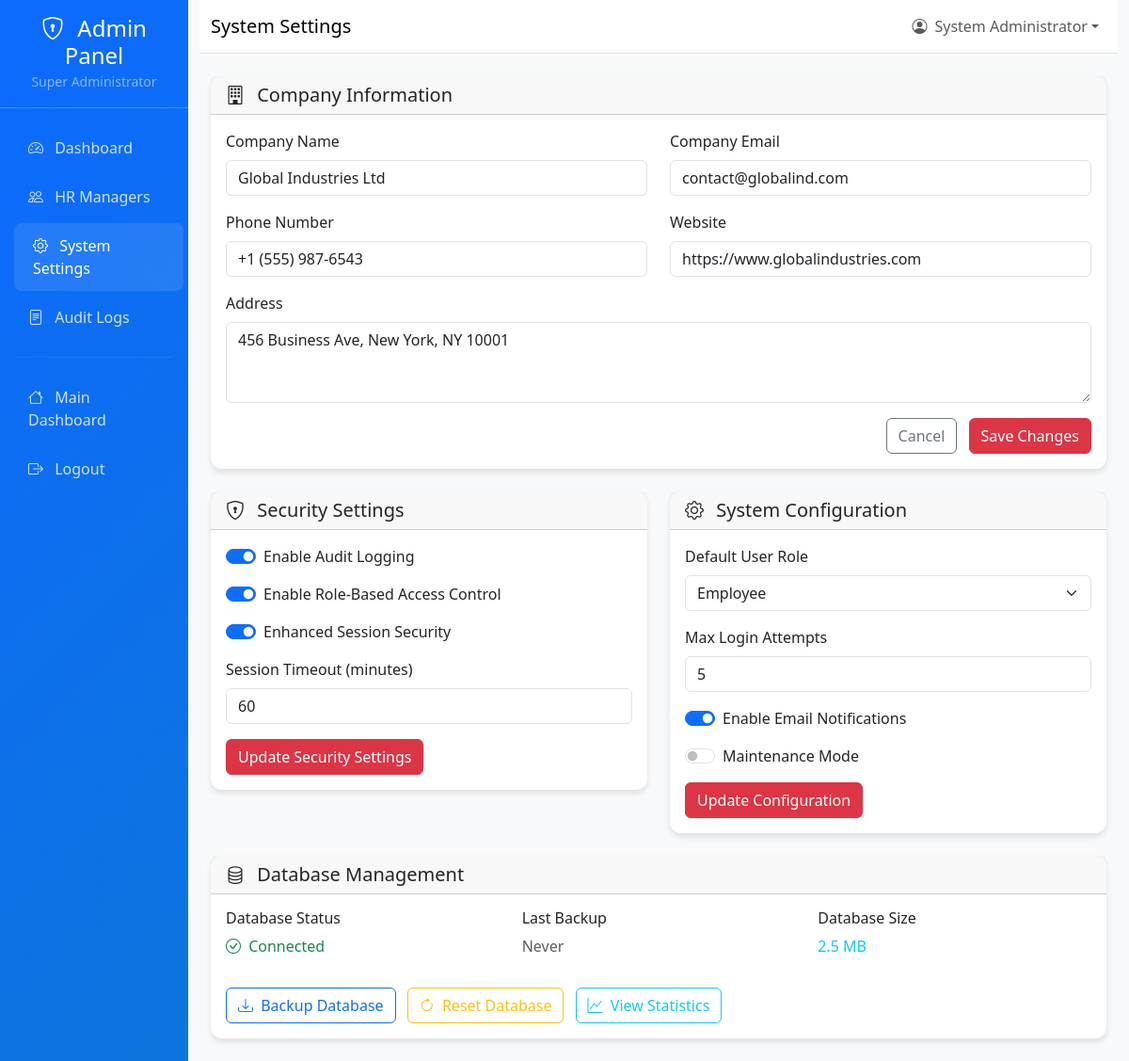
The app's page /admin-panel/settings/ (signed in), older data.
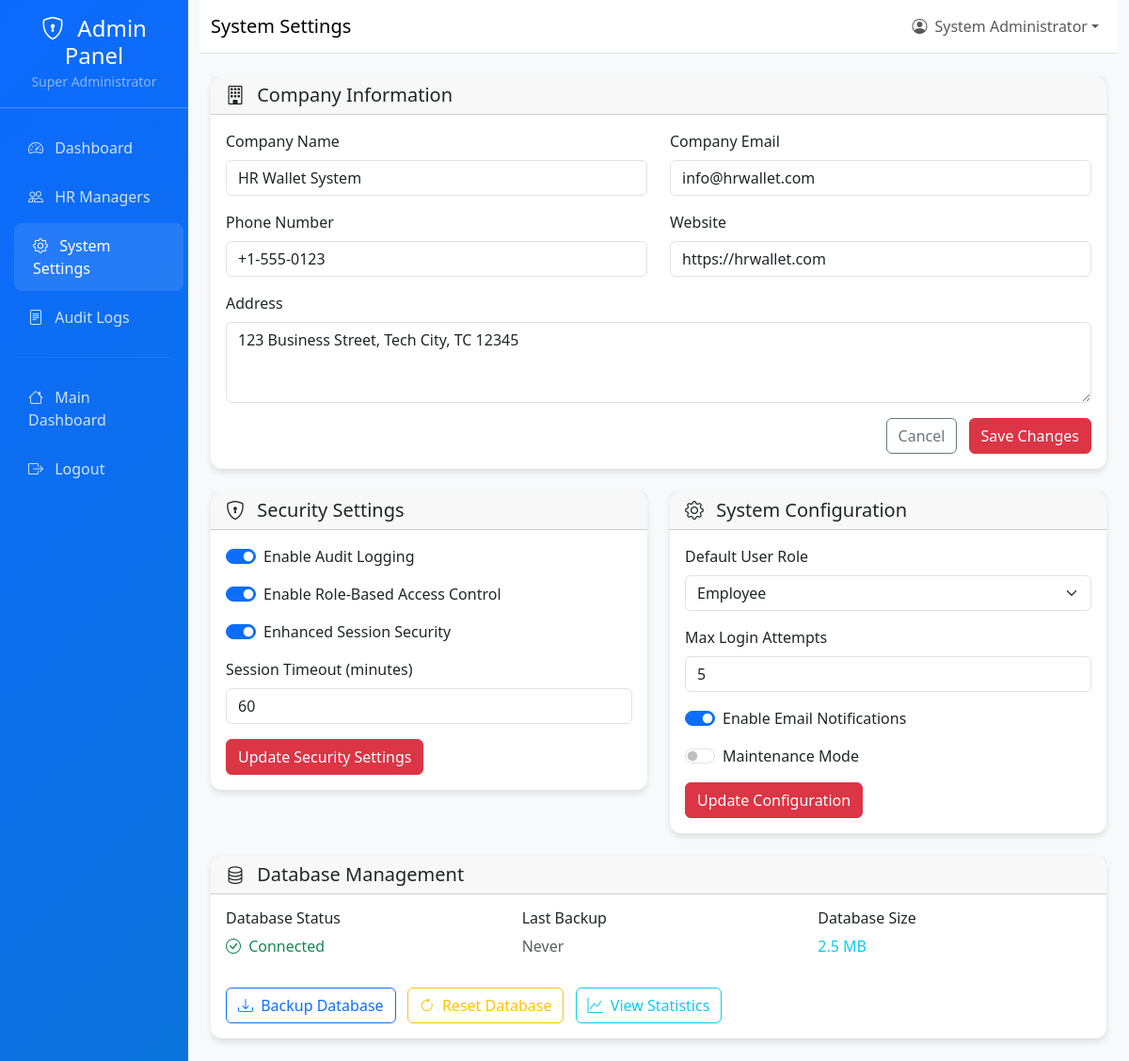
The same page, newer data.
### accounts/models.py (models this page shows, shortened)
class User(AbstractUser):
    ROLE_CHOICES = [
        ('employee', 'Employee'),
        ('hr_manager', 'HR Manager'),
        ('super_admin', 'Super Administrator'),
    ]
    role = models.CharField(
        max_length=20,
        choices=ROLE_CHOICES,
        default='employee',
        help_text='User role determines access permissions'
    )
    company = models.ForeignKey(
        'core_hr.Company',
        on_delete=models.SET_NULL,
        null=True,
        blank=True,
        related_name='users',
        help_text='Company this user belongs to'
    )
    created_by = models.ForeignKey(
        'self',
        on_delete=models.SET_NULL,
        null=True,
        blank=True,
        related_name='created_users',
        help_text='User who created this account'
    )
    last_password_change = models.DateTimeField(
        default=timezone.now,
        help_text='Last time password was changed'
    )
    is_active = models.BooleanField(
        default=True,
        help_text='Designates whether this user should be treated as active.'
    )
    class Meta:
        db_table = 'auth_user'
        verbose_name = 'User'
        verbose_name_plural = 'Users'

### core_hr/models.py (models this page shows, shortened)
class Company(models.Model):
    name = models.CharField(max_length=200, unique=True)
    address = models.TextField()
    phone = models.CharField(max_length=20)
    email = models.EmailField()
    website = models.CharField(max_length=200, default='')
    logo = models.CharField(max_length=100, default='')
    created_at = models.DateTimeField(auto_now_add=True)
    updated_at = models.DateTimeField(auto_now=True)
    is_active = models.BooleanField(default=True)
    max_employees = models.PositiveIntegerField(default=100)
    slug = models.CharField(max_length=200, default='')
    subscription_plan = models.CharField(max_length=50, default='basic')
    class Meta:
        verbose_name_plural = 'Companies'
        ordering = ['name']

### admin_panel/views.py (the view)
# urls.py: path('settings/', views.system_settings, name='system_settings'),
@login_required
@require_role('super_admin')
def system_settings(request):
    try:
        company = Company.objects.first()
        return render(request, 'admin_panel/settings.html', {
            'company': company
        })
    except Exception as e:
        return render(request, 'admin_panel/settings.html', {
            'company': None,
            'error': 'Unable to load system settings.'
        })

### core_hr/context_processors.py (called while the page is built, shortened)
def company_context(request):
    company = None
    current_date = None
    try:
        company = Company.objects.first()
    except Exception as e:
        company = None
    try:
        if hasattr(request, 'user') and request.user.is_authenticated:
            current_date = getattr(request.user, 'date_joined', None)
    except Exception:
        current_date = None
    return {
        'company': company,
        'current_date': current_date,
    }

### templates/admin_panel/settings.html (shortened to what this page needs)
{% extends 'admin_panel/base.html' %}
{% block page_title %}System Settings{% endblock %}
{% block content %}
<div class="row mb-4">
    <div class="col-12">
        <div class="card">
            <div class="card-header">
                <h5 class="mb-0">
                    <i class="bi bi-building me-2"></i>
                    Company Information
                </h5>
            </div>
            <div class="card-body">
                <form>
                    <div class="row mb-3">
                        <div class="col-md-6">
                            <label for="companyName" class="form-label">Company Name</label>
                            <input type="text" class="form-control" id="companyName" value="{% if company %}{{ company.name }}{% else %}HR Wallet Demo Company{% endif %}">
                        </div>
                        <div class="col-md-6">
                            <label for="companyEmail" class="form-label">Company Email</label>
                            <input type="email" class="form-control" id="companyEmail" value="{% if company %}{{ company.email }}{% else %}info@hrwallet.com{% endif %}">
                        </div>
                    </div>
                    <div class="row mb-3">
                        <div class="col-md-6">
                            <label for="companyPhone" class="form-label">Phone Number</label>
                            <input type="tel" class="form-control" id="companyPhone" value="{% if company %}{{ company.phone }}{% else %}+1-555-0123{% endif %}">
                        </div>
                        <div class="col-md-6">
                            <label for="companyWebsite" class="form-label">Website</label>
                            <input type="url" class="form-control" id="companyWebsite" value="{% if company %}{{ company.website }}{% else %}https://hrwallet.com{% endif %}">
                        </div>
                    </div>
                    <div class="mb-3">
                        <label for="companyAddress" class="form-label">Address</label>
                        <textarea class="form-control" id="companyAddress" rows="3">{% if company %}{{ company.address }}{% else %}123 Business Street, City, State 12345{% endif %}</textarea>
                    </div>
                    <div class="text-end">
                        <button type="button" class="btn btn-outline-secondary me-2">Cancel</button>
                        <button type="submit" class="btn btn-danger">Save Changes</button>
                    </div>
                </form>
            </div>
        </div>
    </div>
</div>
<div class="row mb-4">
    <div class="col-md-6">
        <div class="card">
            <div class="card-header">
                <h5 class="mb-0">
                    <i class="bi bi-shield-lock me-2"></i>
                    Security Settings
                </h5>
            </div>
            <div class="card-body">
                <div class="form-check form-switch mb-3">
                    <input class="form-check-input" type="checkbox" id="enableAuditLogging" checked>
                    <label class="form-check-label" for="enableAuditLogging">
                        Enable Audit Logging
                    </label>
                </div>
                <div class="form-check form-switch mb-3">
                    <input class="form-check-input" type="checkbox" id="enableRBAC" checked>
                    <label class="form-check-label" for="enableRBAC">
                        Enable Role-Based Access Control
                    </label>
                </div>
                <div class="form-check form-switch mb-3">
                    <input class="form-check-input" type="checkbox" id="enableSessionSecurity" checked>
                    <label class="form-check-label" for="enableSessionSecurity">
                        Enhanced Session Security
                    </label>
                </div>
                <div class="mb-3">
                    <label for="sessionTimeout" class="form-label">Session Timeout (minutes)</label>
                    <input type="number" class="form-control" id="sessionTimeout" value="60">
                </div>
                <button class="btn btn-danger">Update Security Settings</button>
            </div>
        </div>
    </div>
    <div class="col-md-6">
        <div class="card">
            <div class="card-header">
                <h5 class="mb-0">
                    <i class="bi bi-gear me-2"></i>
                    System Configuration
                </h5>
            </div>
            <div class="card-body">
                <div class="mb-3">
                    <label for="defaultRole" class="form-label">Default User Role</label>
                    <select class="form-select" id="defaultRole">
                        <option value="employee" selected>Employee</option>
                    </select>
                </div>
                <div class="mb-3">
                    <label for="maxLoginAttempts" class="form-label">Max Login Attempts</label>
                    <input type="number" class="form-control" id="maxLoginAttempts" value="5">
                </div>
                <div class="form-check form-switch mb-3">
                    <input class="form-check-input" type="checkbox" id="enableEmailNotifications" checked>
                    <label class="form-check-label" for="enableEmailNotifications">
                        Enable Email Notifications
                    </label>
                </div>
                <div class="form-check form-switch mb-3">
                    <input class="form-check-input" type="checkbox" id="enableMaintenanceMode">
                    <label class="form-check-label" for="enableMaintenanceMode">
                        Maintenance Mode
                    </label>
                </div>
                <button class="btn btn-danger">Update Configuration</button>
            </div>
        </div>
    </div>
</div>
<div class="row">
    <div class="col-12">
        <div class="card">
            <div class="card-header">
                <h5 class="mb-0">
                    <i class="bi bi-database me-2"></i>
                    Database Management
                </h5>
            </div>
            <div class="card-body">
                <div class="row">
                    <div class="col-md-4">
                        <h6>Database Status</h6>
                        <p class="text-success">
                            <i class="bi bi-check-circle me-1"></i>
                            Connected
                        </p>
                    </div>
                    <div class="col-md-4">
                        <h6>Last Backup</h6>
                        <p class="text-muted">Never</p>
                    </div>
                    <div class="col-md-4">
                        <h6>Database Size</h6>
                        <p class="text-info">2.5 MB</p>
                    </div>
                </div>
                <div class="mt-3">
                    <button class="btn btn-outline-primary me-2">
                        <i class="bi bi-download me-1"></i>
                        Backup Database
                    </button>
                    <button class="btn btn-outline-warning me-2">
                        <i class="bi bi-arrow-clockwise me-1"></i>
                        Reset Database
                    </button>
                    <button class="btn btn-outline-info">
                        <i class="bi bi-graph-up me-1"></i>
                        View Statistics
                    </button>
                </div>
            </div>
        </div>
    </div>
</div>
{% endblock %}

### templates/admin_panel/base.html (shortened to what this page needs)
<!DOCTYPE html>
<html lang="en">
<head>
    <link href="https://cdn.jsdelivr.net/npm/bootstrap@5.3.0/dist/css/bootstrap.min.css" rel="stylesheet">
    <link href="https://cdn.jsdelivr.net/npm/bootstrap-icons@1.10.0/font/bootstrap-icons.css" rel="stylesheet">
</head>
<body>
    <div class="container-fluid">
        <div class="row">
            <div class="col-md-3 col-lg-2 px-0 sidebar">
                <div class="d-flex flex-column">
                    <div class="p-3 text-center border-bottom border-light border-opacity-25">
                        <h4 class="text-white mb-0">
                            <i class="bi bi-shield-lock me-2"></i>
                            Admin Panel
                        </h4>
                        <small class="text-white-50">Super Administrator</small>
                    </div>
                    <nav class="nav flex-column py-3">
                        <a class="nav-link {% if request.resolver_match.url_name == 'admin_dashboard' %}active{% endif %}"
                           href="{% url 'admin_panel:admin_dashboard' %}">
                            <i class="bi bi-speedometer2 me-2"></i>
                            Dashboard
                        </a>
                        <a class="nav-link {% if 'hr_managers' in request.resolver_match.url_name %}active{% endif %}"
                           href="{% url 'admin_panel:hr_managers' %}">
                            <i class="bi bi-people me-2"></i>
                            HR Managers
                        </a>
                        <a class="nav-link {% if 'settings' in request.resolver_match.url_name %}active{% endif %}"
                           href="{% url 'admin_panel:system_settings' %}">
                            <i class="bi bi-gear me-2"></i>
                            System Settings
                        </a>
                        <a class="nav-link {% if 'audit' in request.resolver_match.url_name %}active{% endif %}"
                           href="{% url 'admin_panel:audit_logs' %}">
                            <i class="bi bi-file-text me-2"></i>
                            Audit Logs
                        </a>
                        <hr class="border-light border-opacity-25 mx-3">
                        <a class="nav-link" href="{% url 'accounts:dashboard' %}">
                            <i class="bi bi-house me-2"></i>
                            Main Dashboard
                        </a>
                        <a class="nav-link" href="{% url 'accounts:logout' %}">
                            <i class="bi bi-box-arrow-right me-2"></i>
                            Logout
                        </a>
                    </nav>
                </div>
            </div>
            <div class="col-md-9 col-lg-10 main-content">
                <nav class="navbar navbar-expand-lg navbar-light bg-white border-bottom">
                    <div class="container-fluid">
                        <span class="navbar-brand mb-0 h1">
                            {% block page_title %}Super Admin Panel{% endblock %}
                        </span>
                        <div class="navbar-nav ms-auto">
                            <div class="nav-item dropdown">
                                <a class="nav-link dropdown-toggle d-flex align-items-center" href="#"
                                   id="navbarDropdown" role="button" data-bs-toggle="dropdown">
                                    <i class="bi bi-person-circle me-2"></i>
                                    {{ user.get_full_name|default:user.username }}
                                </a>
                            </div>
                        </div>
                    </div>
                </nav>
                <div class="container-fluid py-4">
                    {% block content %}{% endblock %}
                </div>
            </div>
        </div>
    </div>
</body>
</html>

### templates/admin_panel/base.html (style rules this page uses)
:root { --admin-primary: #0d6aff; --admin-secondary: #f8f9fa; --admin-accent: #5ba8d2; }
.sidebar { min-height: 100vh; background: linear-gradient(135deg, var(--admin-primary), #0c74dc); box-shadow: 2px 0 10px rgba(0,0,0,0.1); }
.sidebar .nav-link { color: rgba(255,255,255,0.8); padding: 12px 20px; margin: 2px 10px; border-radius: 8px; transition: all 0.3s ease; }
.sidebar .nav-link:hover, .sidebar .nav-link.active { color: white; background: rgba(255,255,255,0.1); transform: translateX(5px); }
.main-content { background: var(--admin-secondary); min-height: 100vh; }
.card { border: none; border-radius: 12px; box-shadow: 0 4px 6px rgba(0,0,0,0.1); }

Row changes from the older to the newer data that the page shows:
removed Company: name "Global Industries Ltd", email "contact@globalind.com", phone "+1 (555) 987-6543", website "https://www.globalindustries.com", address "456 Business Ave, New York, NY 10001"
now on this page (row edited): Company: name "HR Wallet System", email "info@hrwallet.com", phone "+1-555-0123", website "https://hrwallet.com", address "123 Business Street, Tech City, TC 12345"
